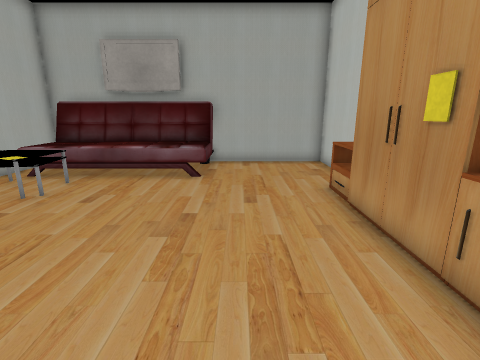
[1] (above)

15 first-person views from a walk through a Unity game level. The camera is 1.5 m above the floor, tilts 14° down and sees 85° across. The floor is counted in squares, 0.6 m on a side. Each view is taken from the middle of a square. On the plan, view 1 faces up. The plan holds only what a view shows up to about 18 squares ahead; the rest is blank. The place goes on beyond the plan. The player is left out. Some surface patterns are stand-ins.

[2]
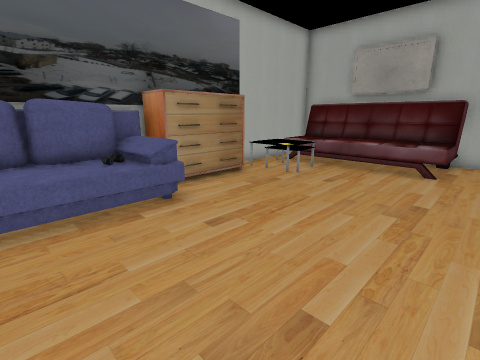

[3]
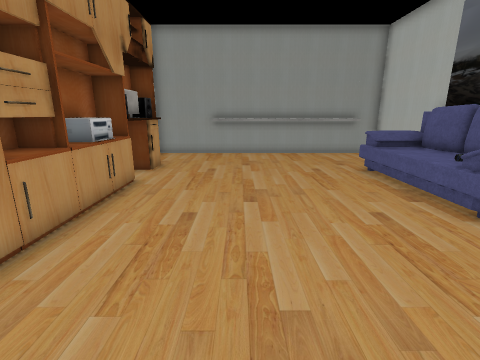

[4]
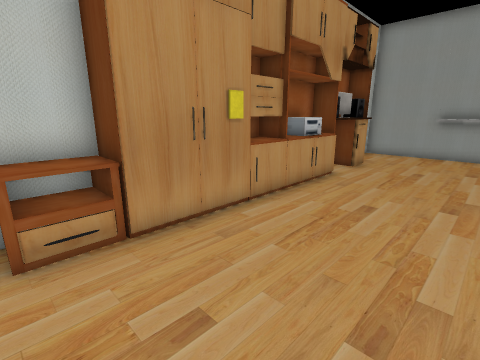

[5]
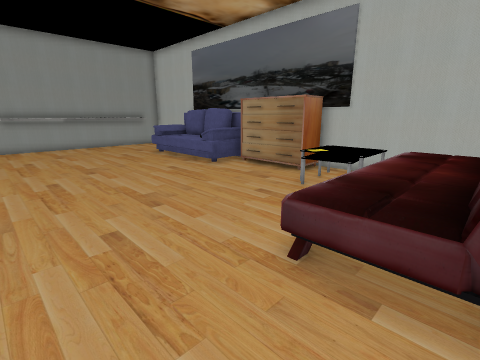

[6]
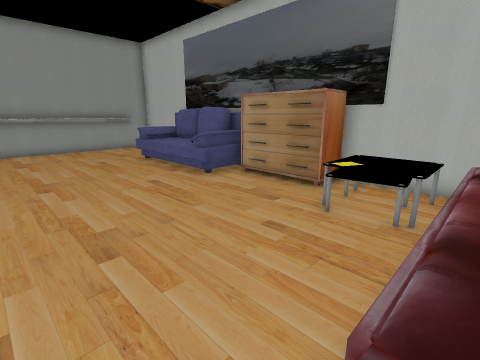

[7]
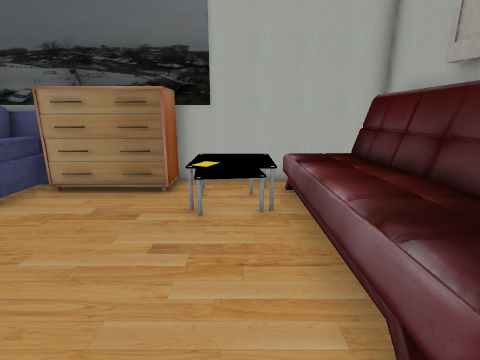

[8]
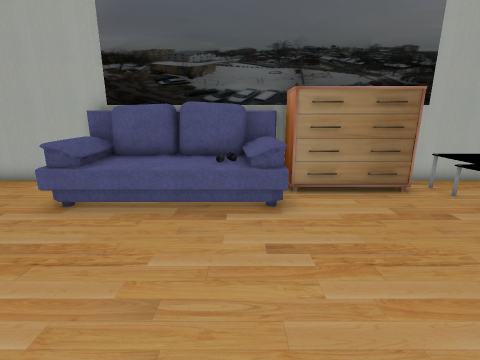

[9]
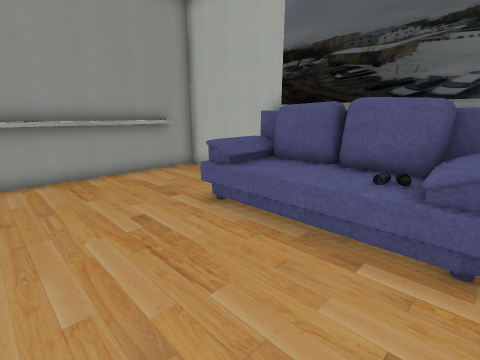

[10]
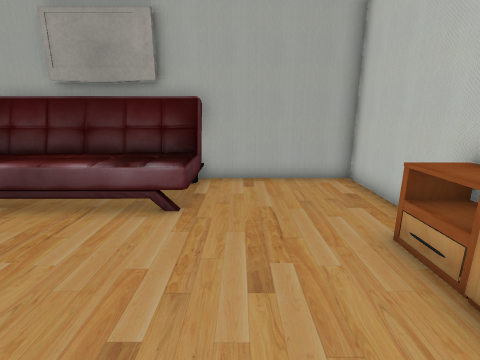

[11]
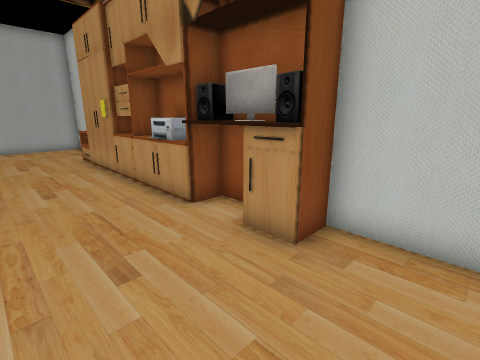

[12]
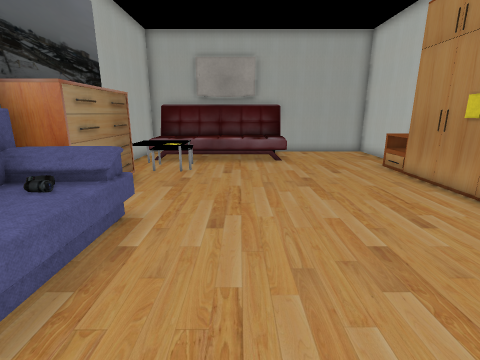

[13]
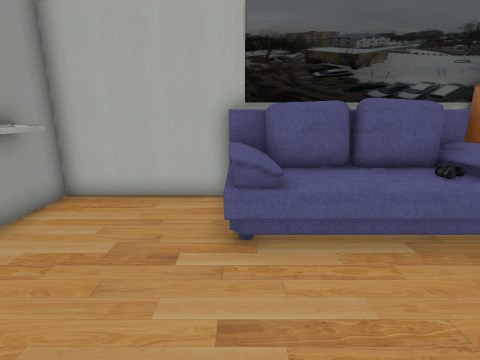

[14]
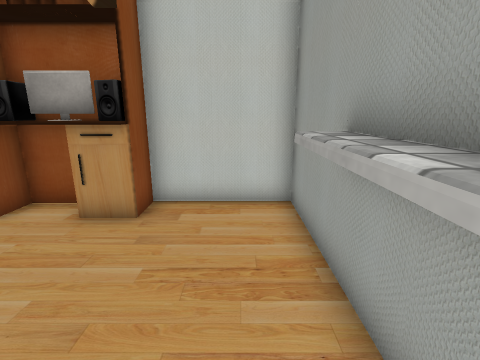

[15]
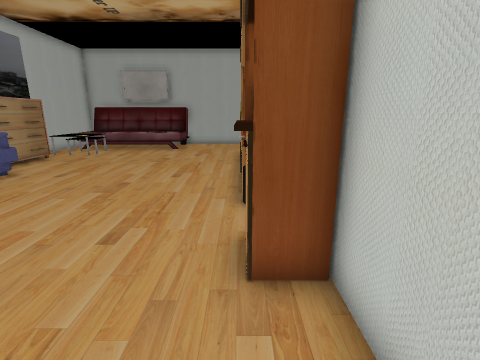

### Floor plan
Key: @ floor where view 1 was taken; # wall or solid block; . main floor; : floor 0.25 m higher than the main floor; = window, fence, low wall or low ledge; ^ raised ledge; O other object.
Columns run from 10 left of view 1 to 5 right of it. Each row starts with its distance up from view 1.
 14 #O      O######
 13 #OOOOOOOOO....#
 12 #OOOOOOOOO....#
 11 #OOOOOOOOO....##
 10 #OOOOOOOO.....##
  9 #  OO........OO#
  8 #OO=O........OO#
  7 #O...........O##
  6  :O..........#O
  5  :O..........#O
  4  :O..........#O
  3 #OO..........OO
  2 #OOO.........OO
  1 #OOO.........OO
  0 #OOO......@..OO
 -1 #OOO.........OO
 -2 #OOO.........OO
 -3 #OOO.........OO
 -4 #OOO.........OO
 -5 #............OO#
 -6 #.............##
 -7 #.............##
 -8 #.............#
 -9 ##^^^^^^^^^=..#
-10 ###############

Positions as (right, up) in squares from view 1, and headings:
1: (0, 0), facing up
2: (0, -2), facing up-left
3: (-1, 8), facing down
4: (-2, 9), facing down-right
5: (2, 13), facing down-left
6: (0, 11), facing down-left
7: (0, 9), facing left
8: (0, 1), facing left
9: (-2, 2), facing down-left
10: (0, 4), facing up
11: (-1, -8), facing up-right
12: (-4, -4), facing up
13: (-2, -4), facing left
14: (-3, -8), facing right
15: (3, -9), facing up
